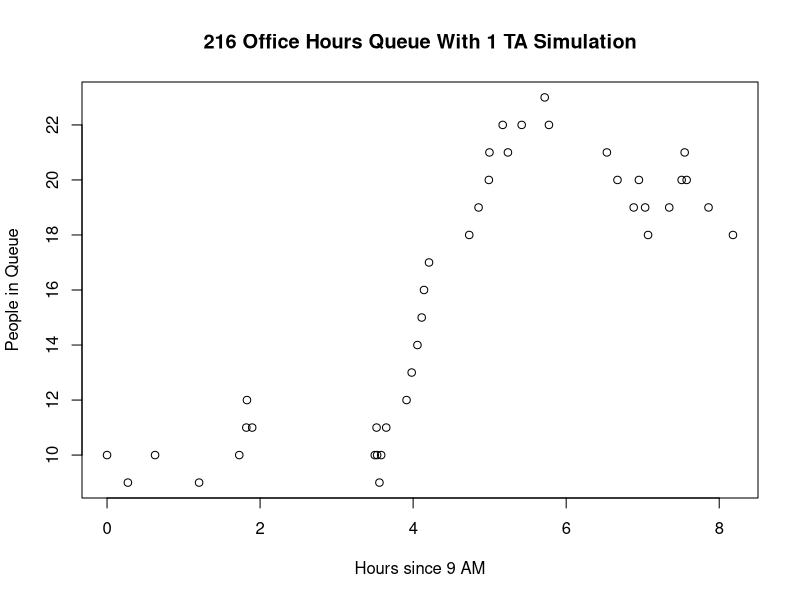
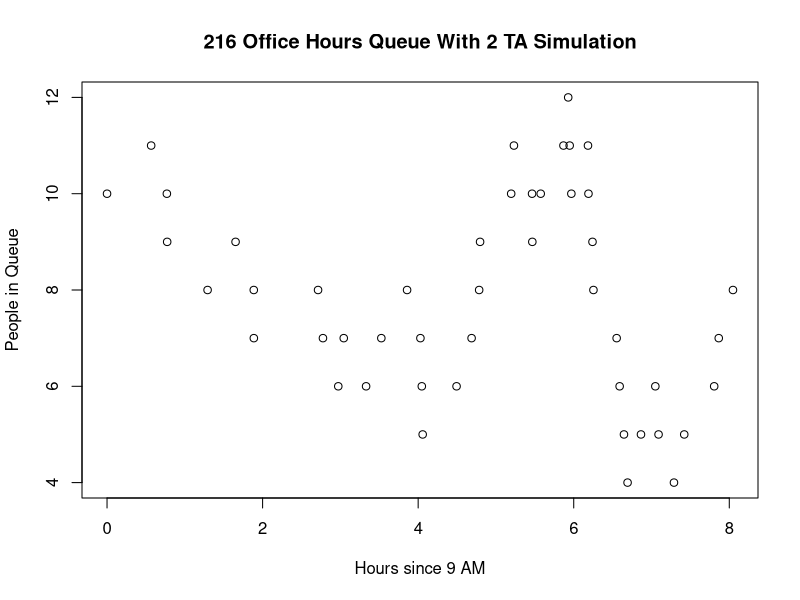
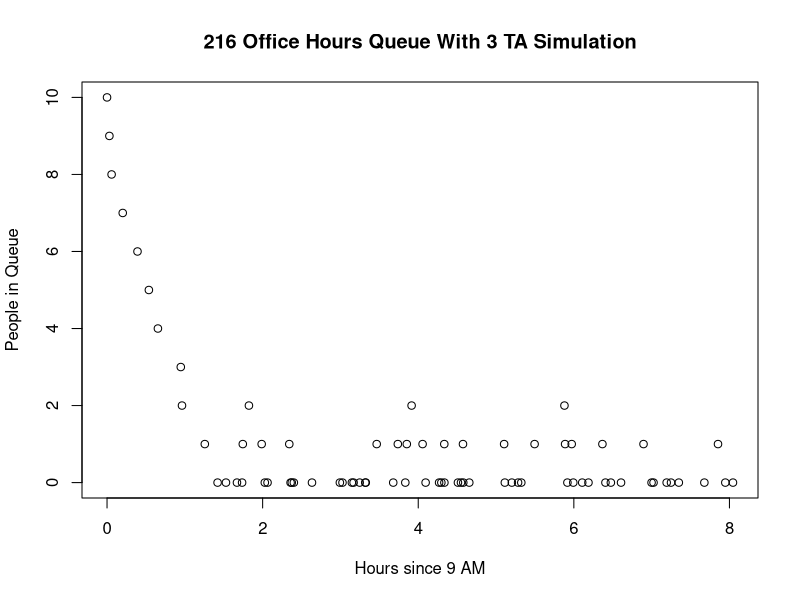
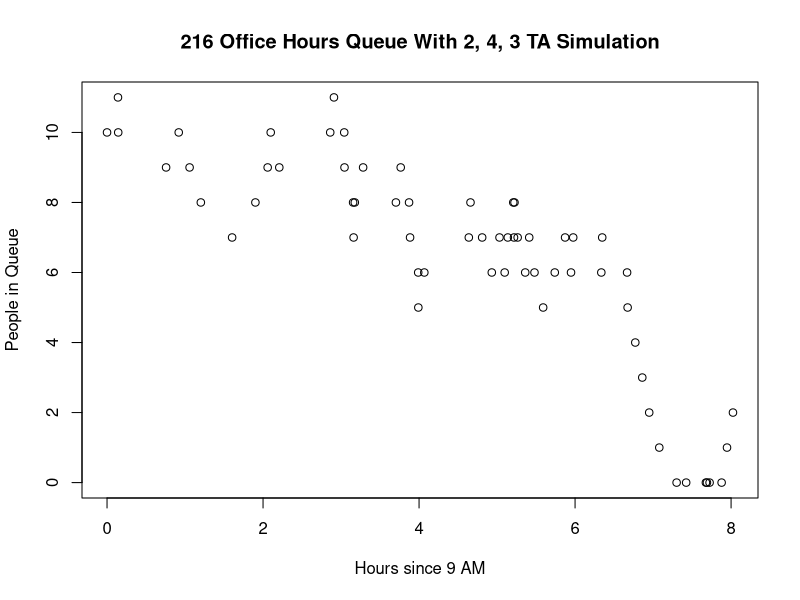
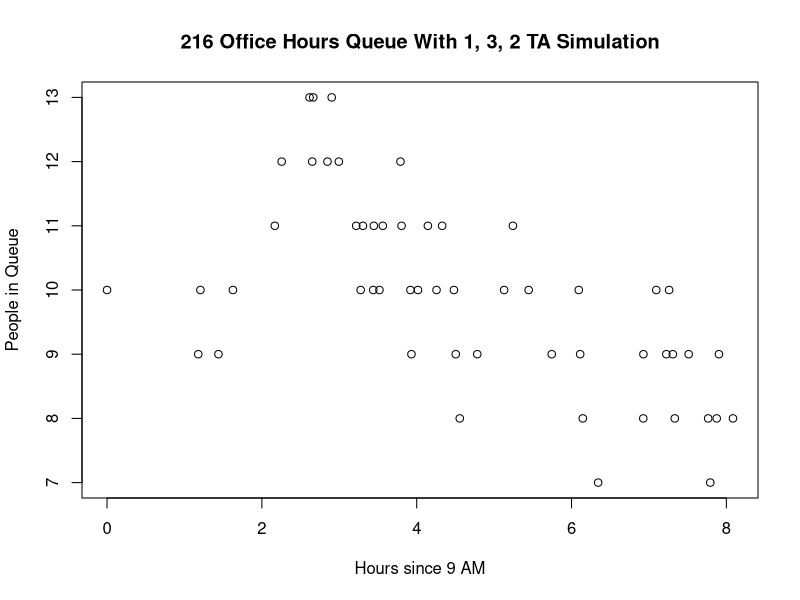
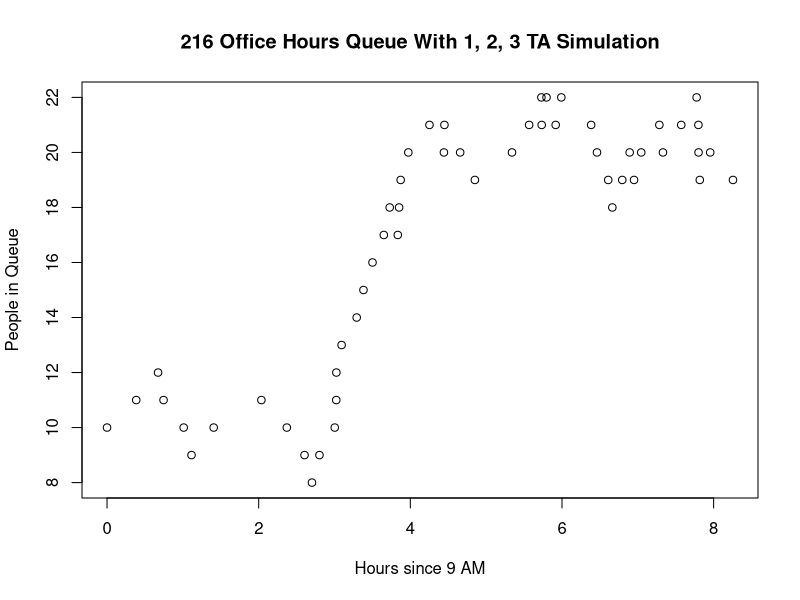
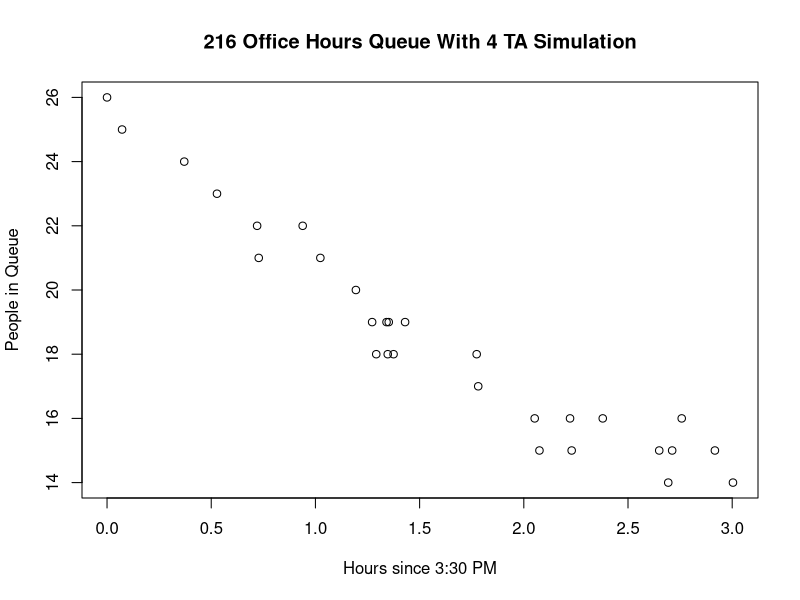

Write the R code that produced these figures, in order.
## ---- chunk 1
#Estimate rate of one TA seeing new students
waiting_times_1 <- c(22.5)
waiting_times_2 <- c(7.5, 15)
waiting_times_3 <- c(30, 15, 15, 15, 7.5, 7.5)
#rate with n TAs = n(rate of 1 TA) -> avg. waiting time with 1 TA = 1/rate, so avg. waiting time with n TAs = 1/(n*rate). Waiting time with 1 TA = n*waiting time with n TAs
waiting_times <- c(waiting_times_1, 2*waiting_times_2, 3*waiting_times_3)
exit_waiting_time <- mean(waiting_times)
exit_rate <- 1/exit_waiting_time
new_entrance_first <- c(0, 1, 0, 1, 1, 0, 1, 0, 1, 1, 1, 0, 0, 0, 1)
entrance_wins_prob <- mean(new_entrance_first)
#entrance_wins_prob = exit_waiting_time/(entrance_waiting_time+exit_waiting_time) = exit_waiting_time/total_waiting_time
total_waiting_time <- exit_waiting_time/entrance_wins_prob
entrance_waiting_time <- total_waiting_time - exit_waiting_time
entrance_rate <- 1/entrance_waiting_time
entrance_rate
exit_rate
entrance_waiting_time
exit_waiting_time
## ---- chunk 2
morning_enter_rate = 1/30 # 9 to 12

afternoon_enter_rate = 1/11 # 11:30 to 3, based on avg. 3.5 hours 19 arrivals, 17 exits over 210 minutes

late_enter_rate = 1/17.5 # 5:45 to 9:15, 17 exits and 12 arrivals

 

simulate_queue = function(tas) {

  curr = 10

  queue = c(curr)

  arrival_times = c(0)

  time = 0

 

  while (time < 480) { # 8 hour day

    if (time < 161) { # First 180 minutes

      arrival_rate = (exit_rate*tas+morning_enter_rate) # The rate of arrivals for students entering r and N TAs exiting = exit*n + r

      arrival_time = rexp(1, arrival_rate) # Calculate how long it takes an arrival to happen

      time = arrival_time + time

      arrival_times = c(arrival_times, time)

      p_arrive = (morning_enter_rate / (exit_rate + morning_enter_rate))^tas # When an arrival happens, calculate the probability that the process

      x = sample(size = 1, x = c(1, -1), prob=c(p_arrive, 1-p_arrive)) # for student arriving successfully raced each process for exiting to TA

      curr = curr + x

      curr = max(curr, 0)

      queue = c(queue, curr)

    }

    else if (time < 321) {

      arrival_rate = (exit_rate*tas+afternoon_enter_rate)

      arrival_time = rexp(1, arrival_rate)

      time = arrival_time + time

      arrival_times = c(arrival_times, time)

      p_arrive = (afternoon_enter_rate / (exit_rate + afternoon_enter_rate))^tas

      x = sample(size = 1, x = c(1, -1), prob=c(p_arrive, 1-p_arrive))

      curr = curr + x

      curr = max(curr, 0)

      queue = c(queue, curr)

    }

    else {

      arrival_rate = (exit_rate*tas+late_enter_rate)

      arrival_time = rexp(1, arrival_rate)

      time = arrival_time + time

      arrival_times = c(arrival_times, time)

      p_arrive = (late_enter_rate / (exit_rate + late_enter_rate))^tas

      x = sample(size = 1, x = c(1, -1), prob=c(p_arrive, 1-p_arrive))

      curr = curr + x

      curr = max(curr, 0)

      queue = c(queue, curr)

    }

  }

  return(list("queue" = queue, "times" = arrival_times))

}

## ---- chunk 3

ta1 = simulate_queue(1)

plot(ta1$times/60, ta1$queue, main="216 Office Hours Queue With 1 TA Simulation", xlab="Hours since 9 AM", ylab="People in Queue")

## ---- chunk 4

ta2 = simulate_queue(2)

plot(ta2$times/60, ta2$queue, main="216 Office Hours Queue With 2 TA Simulation", xlab="Hours since 9 AM", ylab="People in Queue")

## ---- chunk 5

ta3 = simulate_queue(3)

plot(ta3$times/60, ta3$queue, main="216 Office Hours Queue With 3 TA Simulation", xlab="Hours since 9 AM", ylab="People in Queue")
## ---- chunk 6
#At the average interarrival time of 32.8125 minutes, how many TAs would we need to prevent the queue from expanding?
#Arrivals in a Poisson process: pois(lambda). Joint arrivals for n independent Poisson processes: pois(lambda_1 + lambda_2 + ... + lambda_n). If we assume TAs meet with students at the same rate (no TA is faster than another), we can let lambda_1 = lambda_2 = ... = lambda_n. Then, total arrivals: pois(n*lambda). Waiting time has Exp(n*lambda), so expected waiting time is 1/(n*lambda). We need to find the n for which 1/(n*lambda) = 32.8125. So, n = 1/(32.8125*lambda)

n_1 <- 1/(entrance_waiting_time*exit_rate)
n_1
ceiling(n_1)
#Since n is just over 1, if we had 2 TAs the average waiting time would be faster than the average arrival time
## ---- chunk 7
#We can use data from busier days to estimate a busy arrival time. On 11/29 the queue length was 8 at 9:30 am and 14 at 10:48 am. There were 2 TAs during this time
expected_exits <- (2*exit_rate) * 78
expected_exits
#Expected entrances over this time period would be 6 + expected_exits
expected_entrances <- 6 + expected_exits
expected_entrances
busy_entrance_time <- 78/expected_entrances
busy_entrance_time
## ---- chunk 8
#10.16 entrances in 78 minutes leads to an estimated busy arrival time of about 7.68 minutes. Using the same method as before, we can project how many TAs would be needed to prevent the queue from expanding
n_2 <- 1/(busy_entrance_time*exit_rate)
n_2
ceiling(n_2)
#n = 4.88, so 5 TAs would be sufficient to let 1 student exit the queue 7.68 minutes.
## ---- chunk 9
#We can create a function to find the number of TAs needed to achieve a desired exit rate
ta_function <- function(time){
  num <- 1/(time*exit_rate)
  return(ceiling(num))
}
ta_function(busy_entrance_time)
ta_function(3)
## ---- chunk 10
#Let's say 10 students are currently waiting in the queue. How many TAs would be needed to get the queue to 0 in 1 hour at the average interarrival time and the busy interarrival time?
#In 1 hour, the expected number of arrivals would be 60*entrance_rate = 60/entrance_time. Thus, we need the number of exits in an hour to match this number plus 10. So: 60/entrance_time + 10 = 60*(n*lambda) -> n = (60/entrance_time + 10)/(60*lambda)

n_3 <- (60/entrance_waiting_time + 10)/(60*exit_rate)
n_3
ceiling(n_3)

n_4<- (60/busy_entrance_time + 10)/(60*exit_rate)
n_4
ceiling(n_4)

#So, at an average time 8 TAs would be needed to accomplish this, but at a busy time 12 TAs would be needed
## ---- chunk 11
#We can again create a function to model this, this time with parameters being the initial queue length, the amount of time to clear the line, and the average arrival time

ta_function_2 <- function(length, empty_time, arrival_time){
  num <- (empty_time/arrival_time + length)/(empty_time*exit_rate)
  return(ceiling(num))
}
ta_function_2(10, 60, entrance_waiting_time)
ta_function_2(5, 45, 20)
## ---- chunk 12
#Finally, let's analyze this scenario from the perspective of a professor. Suppose the class has 6 TAs, each of whom can work only 1 shift: morning, afternoon, and evening. Is it possible to deploy these TAs in a way that prevents overflow throughout the day?
#Say the queue arrival times have the following patterns: morning - 30 minutes, afternoon - 11 minutes minutes, evening - 17.5 minutes
#We can use one of the previous functions to calculate the number of TAs needed to meet with students at each of the above arrival times

morning <- ta_function(30)
afternoon <- ta_function(11)
evening <- ta_function(17.5)
morning
afternoon
evening

#So, 9 TAs would be needed to cover each shift without the queue expanding. If only 6 TAs are available, perhaps 1 could be allocated to morning, 3 to afternoon, and 2 to evening - then, each time sefment would only have 1 less TA than needed, thus minimizing the number of students not seen. #Alternatively, 3 could be allocated to the evening so that the overflow from earlier in the day can be cut into - however, this would likely mean a greater maximum queue length in the afternoon, and would require more students from the afternoon to wait until the evening to be seen
## ---- chunk 13
#To visualize this, we can modify our simulation to be able to change the number of TAs for each period.

simulate_queue_new = function(ta_morn, ta_aft, ta_eve) {

  curr = 10

  queue = c(curr)

  arrival_times = c(0)

  time = 0

 

  while (time < 480) { # 8 hour day

    if (time < 161) { # First 180 minutes

      arrival_rate = (exit_rate*ta_morn+morning_enter_rate) # The rate of arrivals for students entering r and N TAs exiting = exit*n + r

      arrival_time = rexp(1, arrival_rate) # Calculate how long it takes an arrival to happen

      time = arrival_time + time

      arrival_times = c(arrival_times, time)

      p_arrive = (morning_enter_rate / (exit_rate + morning_enter_rate))^ta_morn # When an arrival happens, calculate the probability that the process

      x = sample(size = 1, x = c(1, -1), prob=c(p_arrive, 1-p_arrive)) # for student arriving successfully raced each process for exiting to TA

      curr = curr + x

      curr = max(curr, 0)

      queue = c(queue, curr)

    }

    else if (time < 321) {

      arrival_rate = (exit_rate*ta_aft+afternoon_enter_rate)

      arrival_time = rexp(1, arrival_rate)

      time = arrival_time + time

      arrival_times = c(arrival_times, time)

      p_arrive = (afternoon_enter_rate / (exit_rate + afternoon_enter_rate))^ta_aft

      x = sample(size = 1, x = c(1, -1), prob=c(p_arrive, 1-p_arrive))

      curr = curr + x

      curr = max(curr, 0)

      queue = c(queue, curr)

    }

    else {

      arrival_rate = (exit_rate*ta_eve+late_enter_rate)

      arrival_time = rexp(1, arrival_rate)

      time = arrival_time + time

      arrival_times = c(arrival_times, time)

      p_arrive = (late_enter_rate / (exit_rate + late_enter_rate))^ta_eve

      x = sample(size = 1, x = c(1, -1), prob=c(p_arrive, 1-p_arrive))

      curr = curr + x

      curr = max(curr, 0)

      queue = c(queue, curr)

    }

  }

  return(list("queue" = queue, "times" = arrival_times))

}
## ---- chunk 14
sim_a = simulate_queue_new(2, 4, 3)
plot(sim_a$times/60, sim_a$queue, main="216 Office Hours Queue With 2, 4, 3 TA Simulation", xlab="Hours since 9 AM", ylab="People in Queue")
## ---- chunk 15
sim_b = simulate_queue_new(1, 3, 2)
plot(sim_b$times/60, sim_b$queue, main="216 Office Hours Queue With 1, 3, 2 TA Simulation", xlab="Hours since 9 AM", ylab="People in Queue")
## ---- chunk 16
sim_c = simulate_queue_new(1, 2, 3)
plot(sim_c$times/60, sim_c$queue, main="216 Office Hours Queue With 1, 2, 3 TA Simulation", xlab="Hours since 9 AM", ylab="People in Queue")
## ---- chunk 17
simulate_queue_verify_4 = function(tas) {
  curr = 26
  queue = c(curr)
  arrival_times = c(0)
  time = 0
  
  while (time < 180) { # 8 hour day
   
      arrival_rate = (exit_rate*tas+late_enter_rate)
      arrival_time = rexp(1, arrival_rate)
      time = arrival_time + time
      arrival_times = c(arrival_times, time)
      p_arrive = (late_enter_rate / (exit_rate + late_enter_rate))^tas
      x = sample(size = 1, x = c(1, -1), prob=c(p_arrive, 1-p_arrive))
      curr = curr + x
      curr = max(curr, 0)
      queue = c(queue, curr)
    
  }
  return(list("queue" = queue, "times" = arrival_times))
}
ta3 = simulate_queue_verify_4(4)
plot(ta3$times/60, ta3$queue, main="216 Office Hours Queue With 4 TA Simulation", xlab="Hours since 3:30 PM", ylab="People in Queue")
